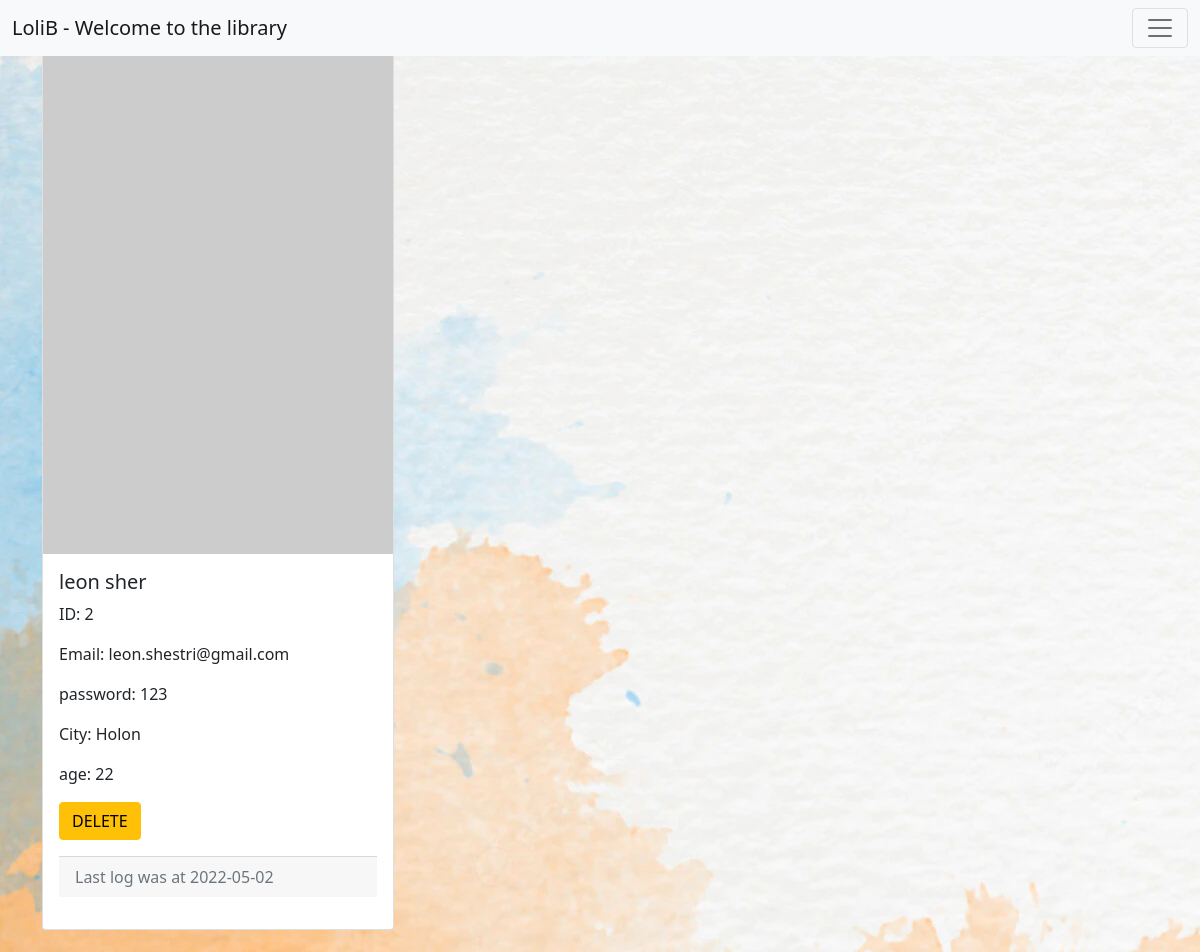
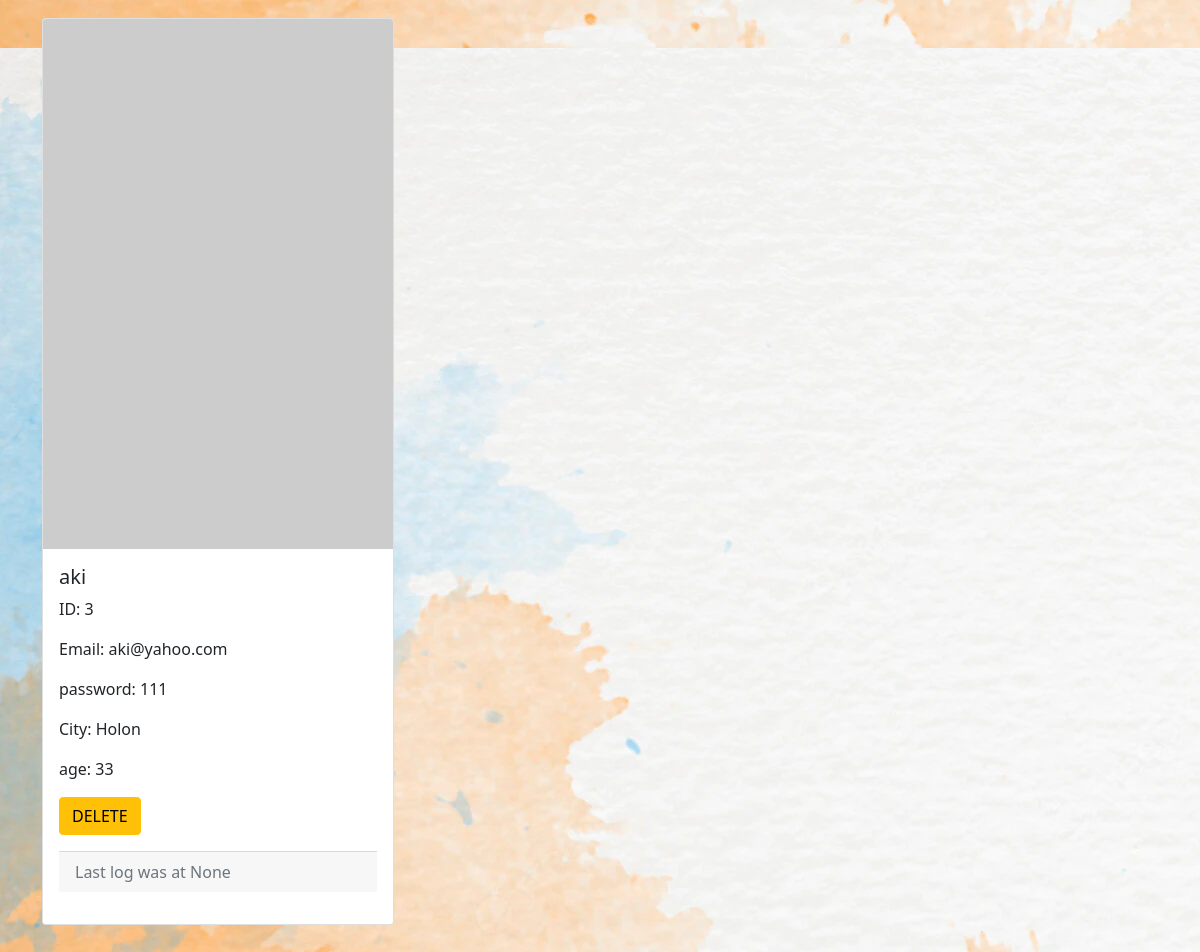
Page /display/customers on the committed database (2 pictures, top to bottom).
### tables this page shows
CREATE TABLE "Customers" (
	"custID" INTEGER NOT NULL, 
	email VARCHAR, 
	password VARCHAR, 
	name VARCHAR, 
	city VARCHAR, 
	age INTEGER, 
	last_log VARCHAR, 
	PRIMARY KEY ("custID")
);

### app/display.py (the view)
@display.route('/customers')
def display_customers():
    res = dbms.print_all_data(mydatabase.CUSTOMERS)
    if res ==[]:flash('No results')
    return render_template('display_customers.html',res=res)

### app/mydatabase.py (called while the page is built)
    def print_all_data(self, table='', query=''):
        query = query if query != '' else f"SELECT * FROM {table}"
        print(query)
        res = []
        with self.db_engine.connect() as connection:
            try:
                result = connection.execute(query)
            except Exception as e:
                print(e)
            else:
                for row in result:
                    res.append(row)
                result.close()
        return res

### app/templates/display_customers.html (shortened to what this page needs)
{%extends 'layout.html'%}
    {%block content%}
    {%for i in res%}
    {%if i[1] !="admin@lolib.com" %}
    <div class="container">
        <div class="col mb-3">
            <div class="card" style="width: 22rem;">
                <img src="https://picsum.photos/200/30{{i[0]}}" class="card-img-top" alt="...">
                <div class="card-body">
                    <h5 class="card-title">{{i[3]}}</h5>
                    <p class="card-text">ID: {{i[0]}}</p>
                    <p class="card-text">Email: {{i[1]}}</p>
                    <p class="card-text">password: {{i[2]}}</p>
                    <p class="card-text">City: {{i[4]}}</p>
                    <p class="card-text">age: {{i[5]}}</p>
                    {%if session['email'] == 'admin@lolib.com' %}
                    <a href="/helper/delcustomer/{{i[0]}}" button type="button"
                        class="btn btn-warning">DELETE</button></a>
                    {%else%}
                    <a button type="button" class="btn btn-warning" data-bs-toggle="tooltip" data-bs-placement="bottom"
                        title="login as admin to use this function">DELETE</button></a>
                    {%endif%}
                    <p>
                    <div class="card-footer text-muted">
                        Last log was at {{i[-1]}}
                    </div>
                    </p>
                </div>
            </div>
        </div>
    </div>
    {%endif%}
    <br>
    {%endfor%}
    {%endblock%}

### app/templates/layout.html (style rules this page uses)
body { background-image: url('/static/ban.webp'); }

### rows in the picture
Customers: name "leon sher", custID "2", email "leon.shestri@gmail.com", password "123", city "Holon", age "22", last_log "2022-05-02"
Customers: name "aki", custID "3", email "aki@yahoo.com", password "111", city "Holon", age "33", i "None"
